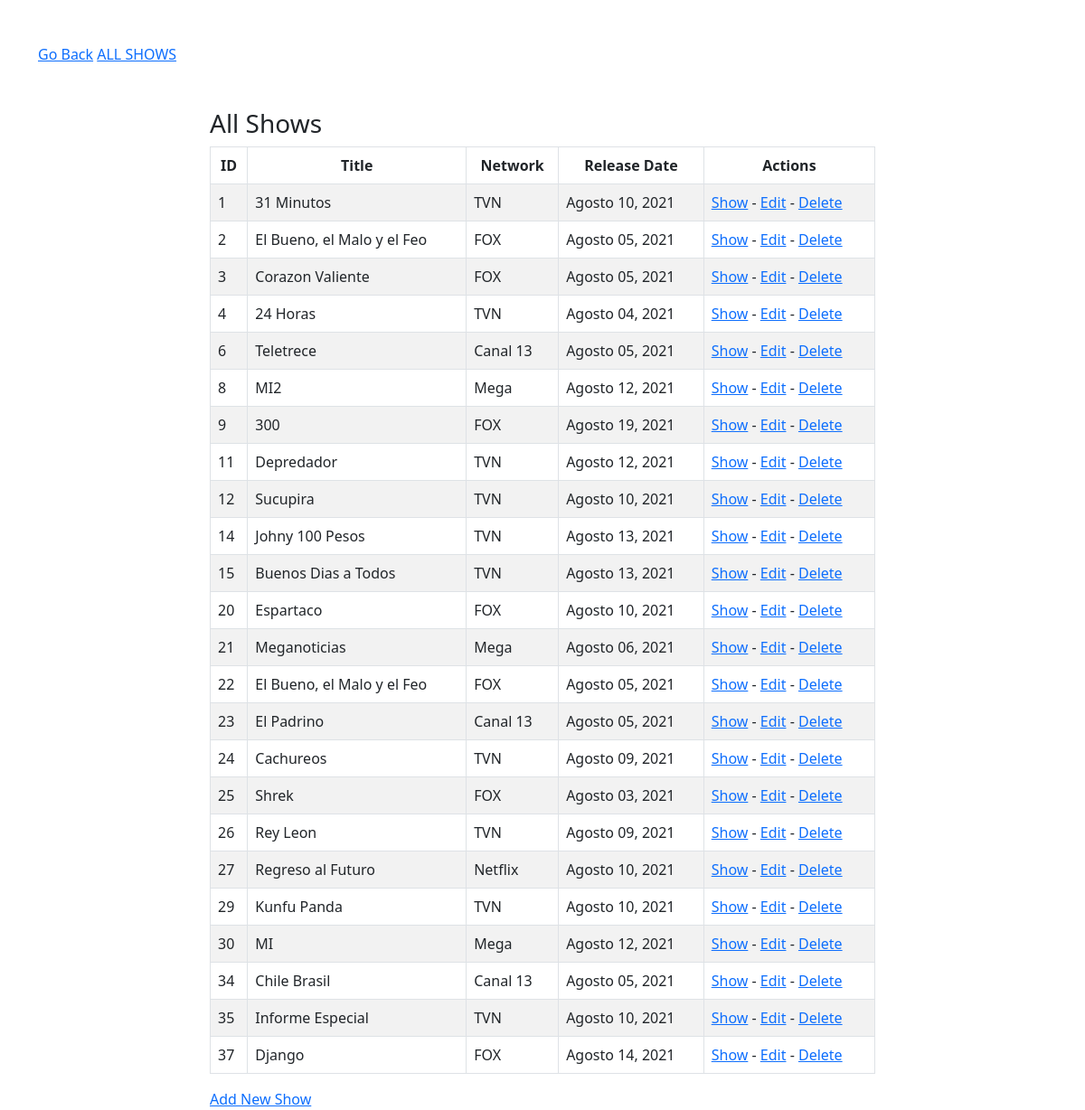
The page /shows on the database as committed earlier.
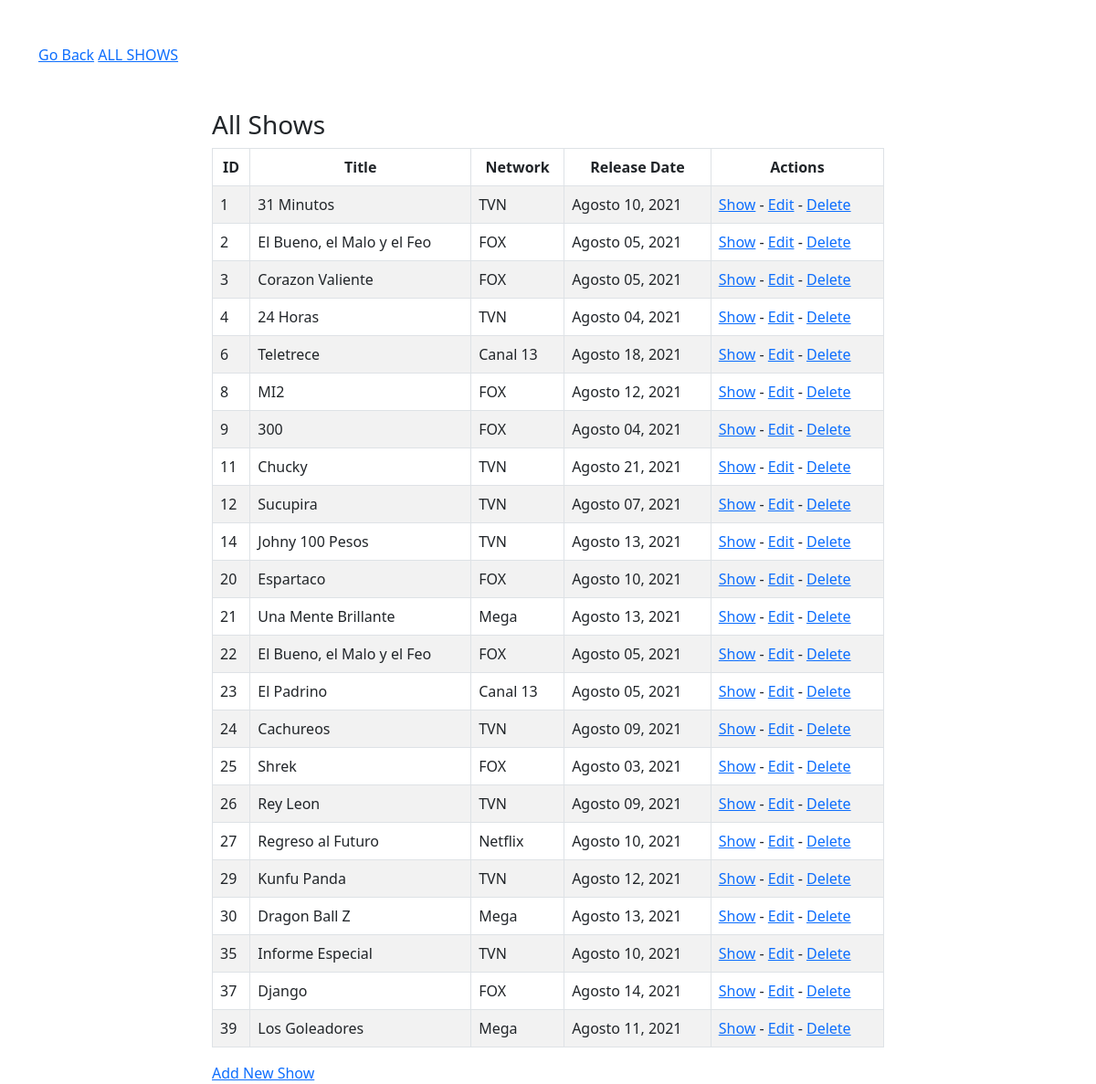
The same page on the database as committed later.
### app/models.py (models this page shows, shortened)
class Show(models.Model):
    title = models.CharField(max_length=200)
    network = models.CharField(max_length=80)
    release_date = models.DateField()
    description = models.CharField(max_length=300)
    created_at = models.DateTimeField(auto_now_add=True)
    updated_at = models.DateTimeField(auto_now=True)
    objects = ShowManager()

### app/views.py (the view)
# urls.py: path('shows', views.shows),
def shows(request):
    context = {
        'programas_tv' : Show.objects.all(),
    }
    return render(request, 'shows.html', context)

### app/templates/shows.html (shortened to what this page needs)
{% extends "base.html" %}
{% block contenido %}
    <div class='row'>
        <div class='col-sm-12 col-lg-8 offset-lg-2'>
            <h3>All Shows</h3>
            <table class ="table table-striped table-bordered table-hover">
                <thead>
                    <tr class="text-center">
                        <th>ID</th>
                        <th>Title</th>
                        <th>Network</th>
                        <th>Release Date</th>
                        <th>Actions</th>
                    </tr>
                </thead>
                <tbody>
                        {% for tvs in programas_tv %}
                        <tr>
                            <td>{{tvs.id}}</td>
                            <td>{{tvs.title}}</td>
                            <td>{{tvs.network}}</td>
                            <td>{{tvs.release_date|date:"F d, Y"}}</td>
                            <td><a href="/shows/{{tvs.id}}">Show</a> - <a href="shows/{{tvs.id}}/edit">Edit</a> - <a href="shows/{{tvs.id}}/destroy">Delete</a></td>
                        </tr>
                        {% endfor %}
                </tbody>
                </table>
                <a href="/shows/new" >Add New Show</a>
        </div>
{% endblock %}

Rows that differ between the two databases and show on the page:
removed Show: id "15", title "Buenos Dias a Todos", network "TVN", release_date "Agosto 13, 2021"
removed Show: id "34", title "Chile Brasil", network "Canal 13", release_date "Agosto 05, 2021"
changed Show "Teletrece": release_date "Agosto 05, 2021" → "Agosto 18, 2021"
changed Show "MI2": network "Mega" → "FOX"
changed Show id 9: release_date "Agosto 19, 2021" → "Agosto 04, 2021"
changed Show id 11: title "Depredador" → "Chucky"; release_date "Agosto 12, 2021" → "Agosto 21, 2021"
changed Show "Sucupira": release_date "Agosto 10, 2021" → "Agosto 07, 2021"
changed Show id 21: title "Meganoticias" → "Una Mente Brillante"; release_date "Agosto 06, 2021" → "Agosto 13, 2021"
changed Show "Kunfu Panda": release_date "Agosto 10, 2021" → "Agosto 12, 2021"
changed Show id 30: title "MI" → "Dragon Ball Z"; release_date "Agosto 12, 2021" → "Agosto 13, 2021"
added Show: id "39", title "Los Goleadores", network "Mega", release_date "Agosto 11, 2021"
